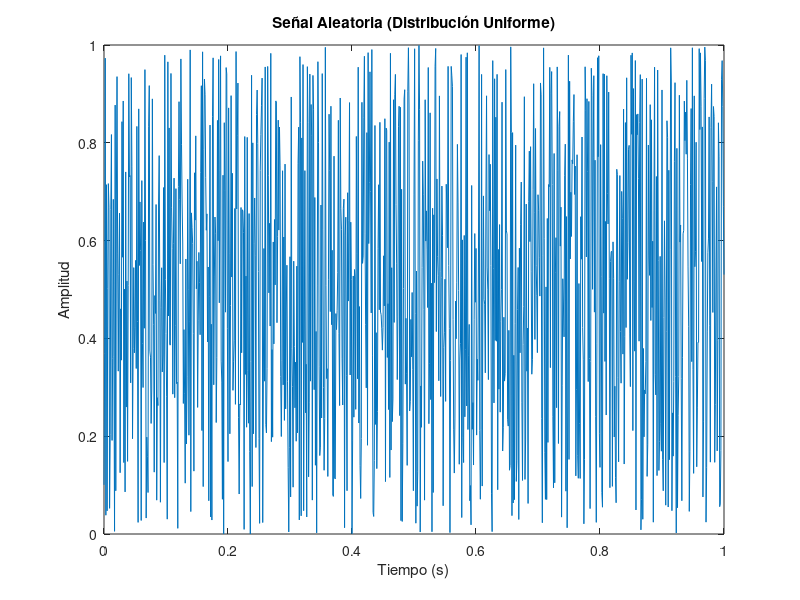

MATLAB code to generate this figure:
% Generamos un número aleatorio por cada punto de nuestro vector de tiempo
fs = 1000;              % Frecuencia de muestreo (Hz)
t = 0:1/fs:1;           % Vector de tiempo de 0 a 1 segundo
f = 5;                  % Frecuencia de la señal (5 Hz)
A = 2;
N = length(t); % Cantidad de muestras

% Usando la función del apunte: rand(1, N) genera valores entre 0 y 1
x_aleatoria = rand(1, N); 

% (Si quisieras ruido blanco gaussiano centrado en 0, usarías randn(1, N))

% (Opcional) Graficar
plot(t, x_aleatoria);
title('Señal Aleatoria (Distribución Uniforme)');
xlabel('Tiempo (s)');
ylabel('Amplitud');
pause(15);
